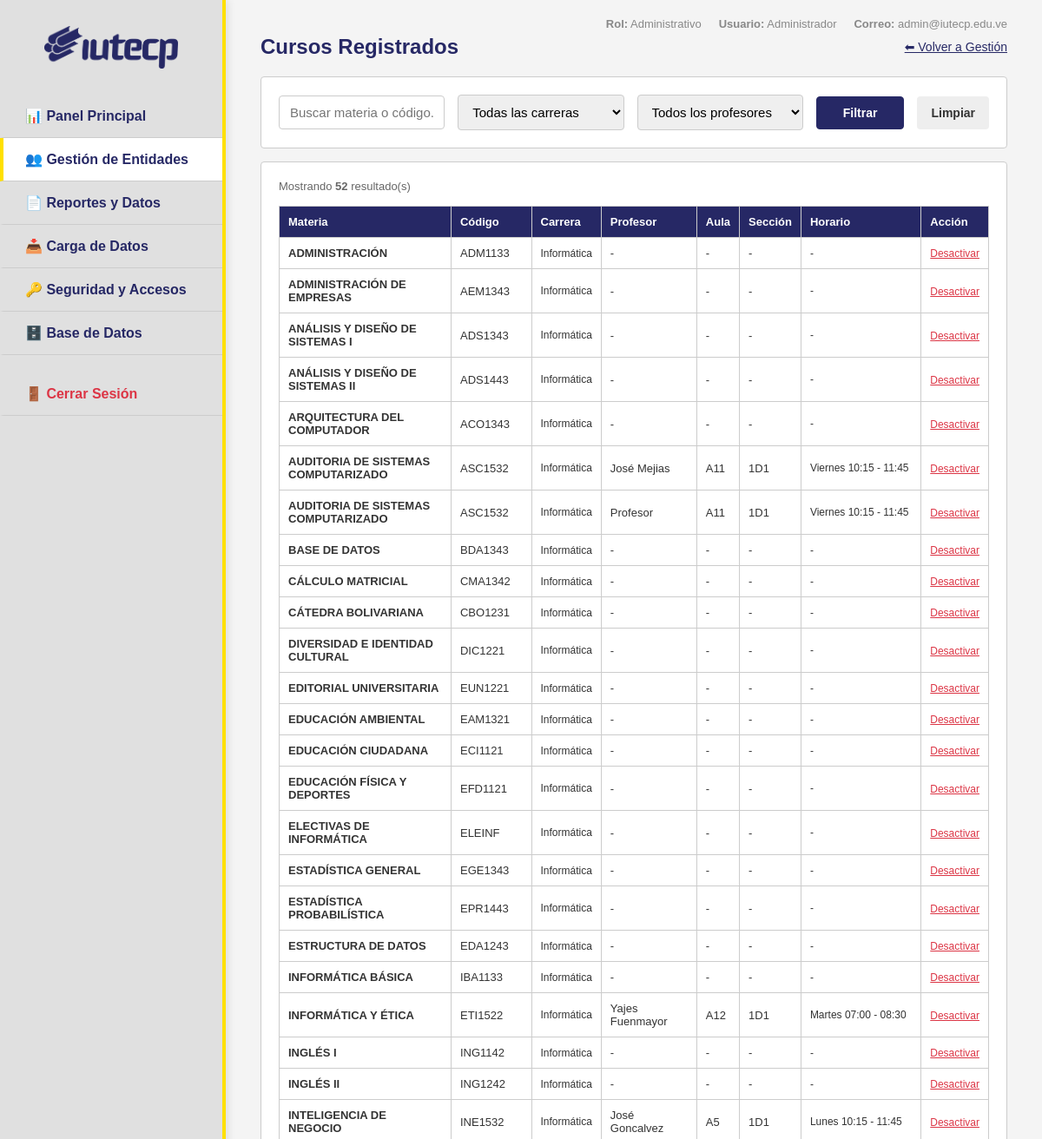
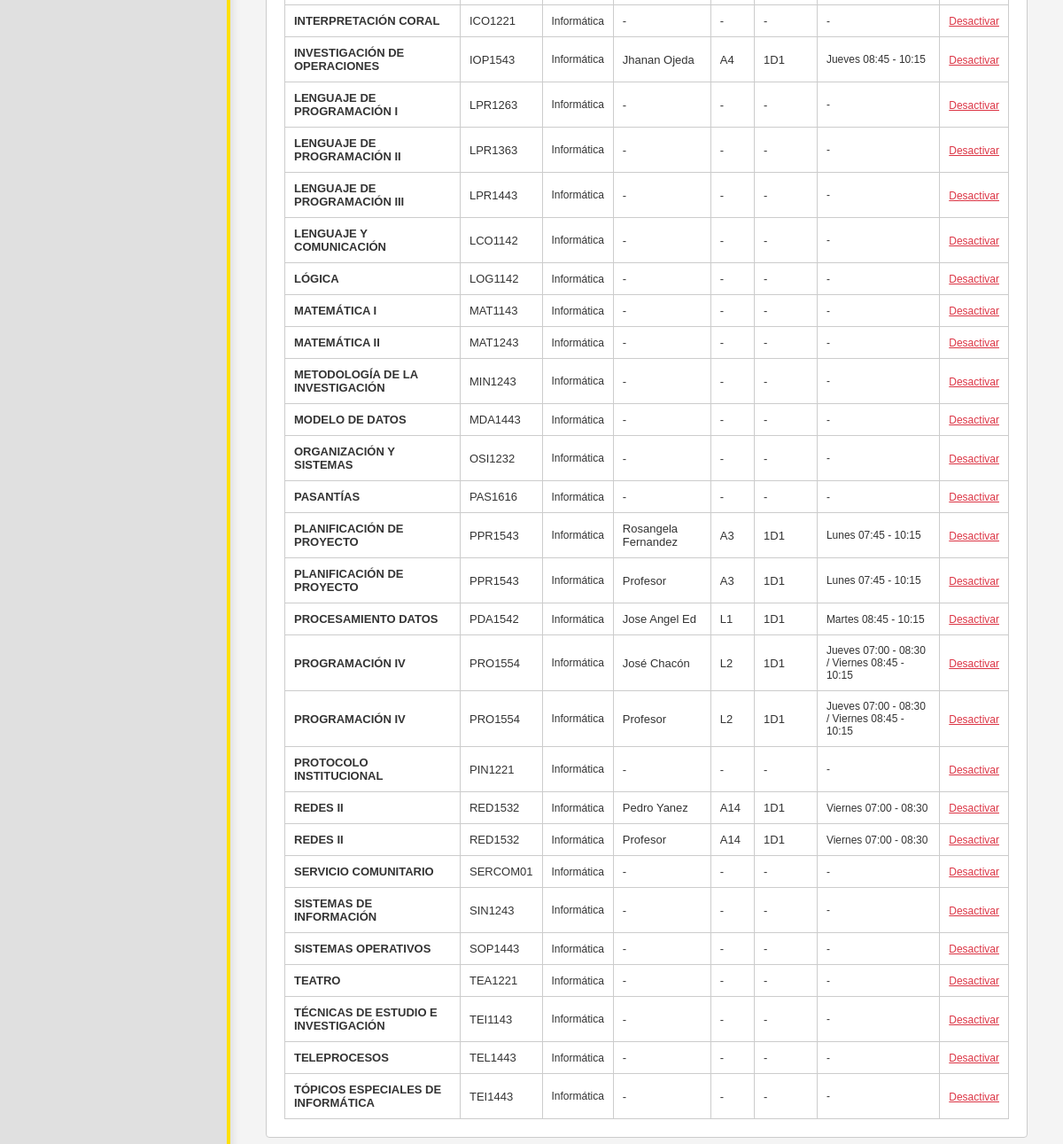
/admin/cursos_lista.php (signed in), run on an earlier commit of the app's database (2 pictures, top to bottom).
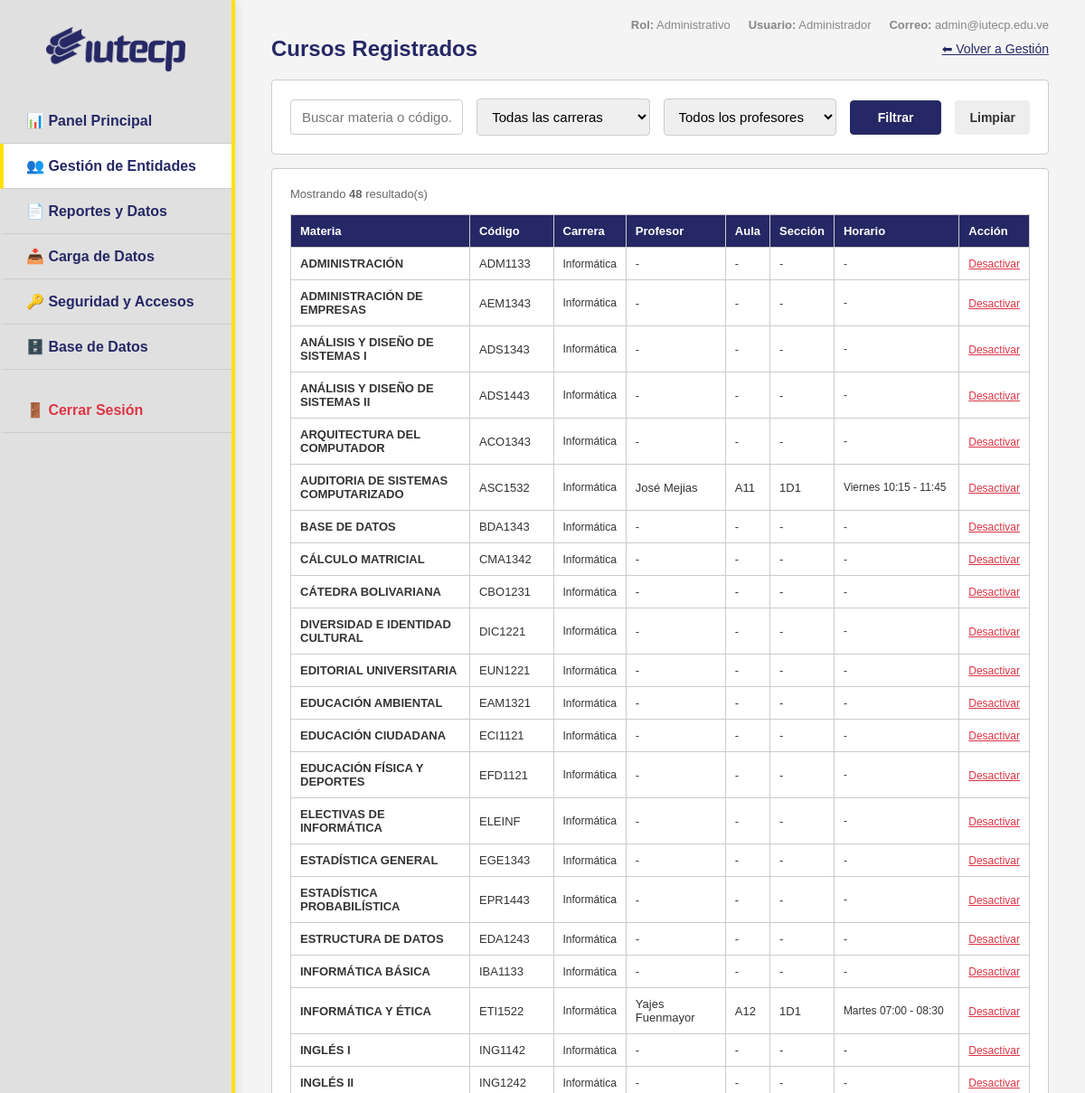
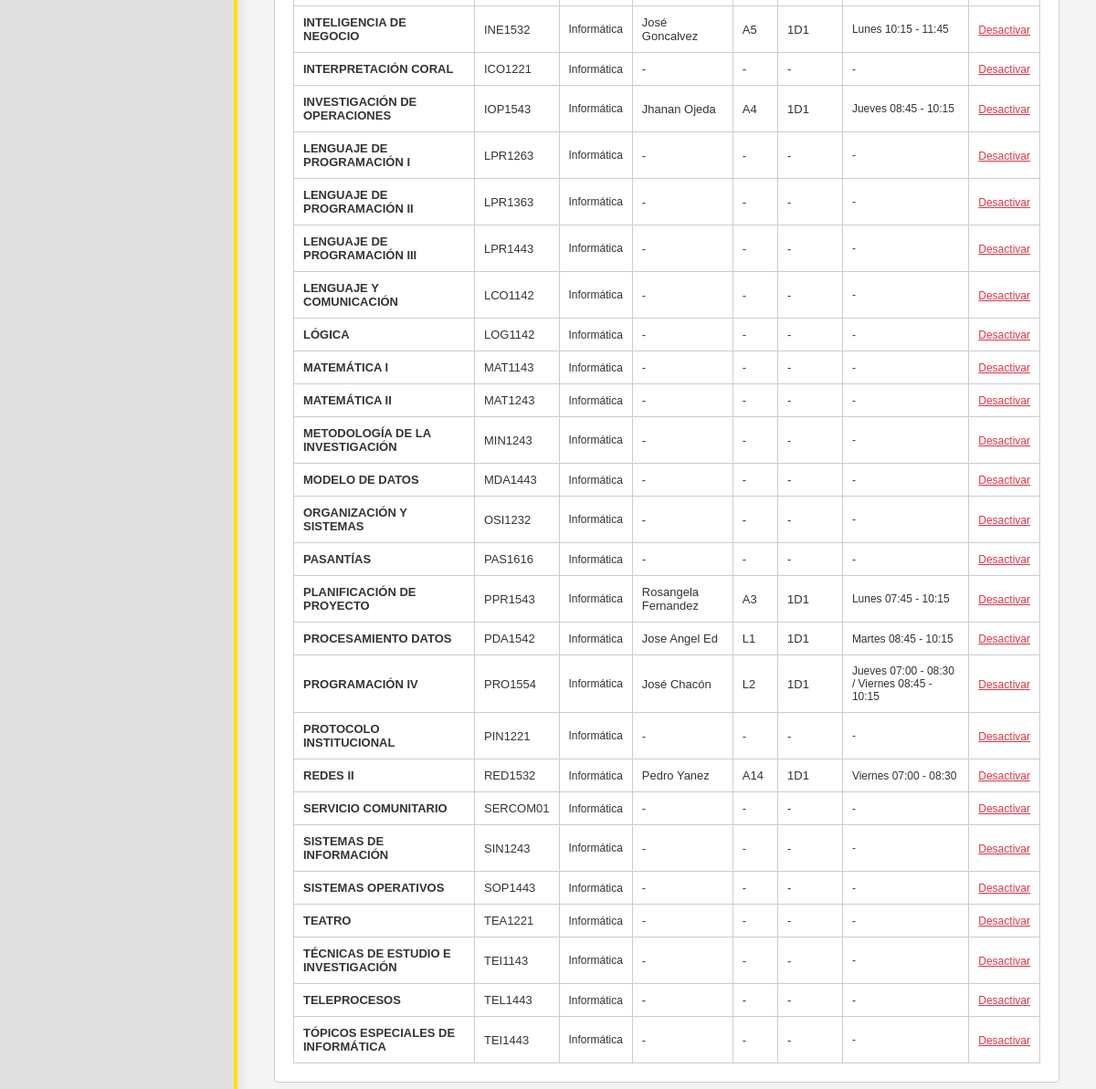
And on a later commit of the database (2 pictures, top to bottom).
### tables this page shows
CREATE TABLE `cursos` (
  `id` int(11) NOT NULL AUTO_INCREMENT,
  `nombre` varchar(255) NOT NULL,
  `codigo` varchar(50) DEFAULT NULL,
  `carrera_id` int(11) DEFAULT NULL,
  `profesor_id` int(11) DEFAULT NULL,
  `aula` varchar(100) DEFAULT NULL,
  `seccion` varchar(20) DEFAULT NULL,
  `horario` varchar(100) DEFAULT NULL,
  `trayecto` int(11) NOT NULL DEFAULT 1,
  `creditos` int(11) NOT NULL DEFAULT 0,
  `tipo` enum('Obligatoria','Electiva') NOT NULL DEFAULT 'Obligatoria',
  `activo` tinyint(1) DEFAULT 1,
  `created_at` timestamp NULL DEFAULT current_timestamp(),
  PRIMARY KEY (`id`),
  KEY `profesor_id` (`profesor_id`),
  KEY `carrera_id` (`carrera_id`),
  CONSTRAINT `cursos_ibfk_1` FOREIGN KEY (`profesor_id`) REFERENCES `usuarios` (`id`),
  CONSTRAINT `cursos_ibfk_2` FOREIGN KEY (`carrera_id`) REFERENCES `carreras` (`id`)
);

CREATE TABLE `carreras` (
  `id` int(11) NOT NULL AUTO_INCREMENT,
  `nombre` varchar(255) NOT NULL,
  `nivel` varchar(50) NOT NULL,
  `codigo` varchar(20) DEFAULT NULL,
  `tipo_periodo` enum('Trimestre','Cuatrimestre') NOT NULL DEFAULT 'Cuatrimestre',
  PRIMARY KEY (`id`)
);

CREATE TABLE `usuarios` (
  `id` int(11) NOT NULL AUTO_INCREMENT,
  `cedula` varchar(20) NOT NULL,
  `username` varchar(50) DEFAULT NULL,
  `nombre_completo` varchar(255) NOT NULL,
  `email` varchar(255) DEFAULT NULL,
  `carrera_id` int(11) DEFAULT NULL,
  `telefono` varchar(20) DEFAULT NULL,
  `rol` enum('admin','profesor','estudiante') NOT NULL DEFAULT 'estudiante',
  `password_hash` varchar(255) NOT NULL,
  `password_temporal` tinyint(1) DEFAULT 1,
  `activo` tinyint(1) DEFAULT 1,
  `es_nuevo_ingreso` tinyint(1) DEFAULT 0,
  `creado_por` int(11) DEFAULT NULL,
  `created_at` timestamp NULL DEFAULT current_timestamp(),
  `updated_at` timestamp NULL DEFAULT current_timestamp() ON UPDATE current_timestamp(),
  PRIMARY KEY (`id`),
  UNIQUE KEY `cedula` (`cedula`),
  UNIQUE KEY `username` (`username`),
  KEY `creado_por` (`creado_por`),
  KEY `carrera_id` (`carrera_id`),
  CONSTRAINT `usuarios_ibfk_1` FOREIGN KEY (`creado_por`) REFERENCES `usuarios` (`id`),
  CONSTRAINT `usuarios_ibfk_2` FOREIGN KEY (`carrera_id`) REFERENCES `carreras` (`id`)
);

### admin/cursos_lista.php (the view, shortened to what this page needs)
<?php
require_once __DIR__ . '/includes/header.php';
$search = $_GET['search'] ?? '';
$where = ["cu.activo = 1"];
$params = [];
global $pdo;
$sql = "SELECT cu.id, cu.nombre, cu.codigo, cu.aula, cu.seccion, cu.horario,
               cu.carrera_id, ca.nombre as carrera_nombre, ca.nivel as carrera_nivel,
               u.nombre_completo as profesor_nombre, u.cedula as profesor_cedula,
               u.carrera_id as prof_carrera_id
        FROM cursos cu
        LEFT JOIN carreras ca ON cu.carrera_id = ca.id
        LEFT JOIN usuarios u ON cu.profesor_id = u.id
        WHERE " . implode(' AND ', $where) . "
        ORDER BY cu.nombre ASC";
$stmt = $pdo->prepare($sql);
$stmt->execute($params);
$cursos = $stmt->fetchAll();
?>
<div>
    <div style="display:flex;justify-content:space-between;align-items:center;margin-bottom:20px;">
        <h2 style="color:var(--primary);margin:0;">Cursos Registrados</h2>
        <a href="usuarios.php" style="font-size:14px;color:var(--primary);">⬅ Volver a Gestión</a>
    </div>
    <div class="card" style="margin-bottom:15px;">
        <form method="GET" action="cursos_lista.php" onkeydown="if(event.key==='Enter'&&event.target.tagName!=='TEXTAREA'){event.preventDefault();this.querySelector('button[type=submit]').click()}">
            <div class="filters">
                <input type="text" name="search" placeholder="Buscar materia o código..." value="<?= htmlspecialchars($search) ?>" />
                <select name="carrera">
                    <option value="">Todas las carreras</option>
                </select>
                <select name="profesor">
                    <option value="">Todos los profesores</option>
                </select>
                <button type="submit" class="btn btn-primary">Filtrar</button>
                <a href="cursos_lista.php" class="btn" style="background:#eee;color:var(--text-dark);text-decoration:none;text-align:center;">Limpiar</a>
            </div>
        </form>
    </div>
    <div class="card" style="overflow-x:auto;">
        <?php if (count($cursos) === 0): ?>
            <p style="color:#666;font-size:14px;text-align:center;padding:30px;">No se encontraron cursos.</p>
        <?php else: ?>
        <p style="margin-bottom:10px;font-size:13px;color:#666;">
            Mostrando <strong><?= count($cursos) ?></strong> resultado(s)
        </p>
        <table style="font-size:13px;">
            <thead>
                <tr>
                    <th>Materia</th>
                    <th>Código</th>
                    <th>Carrera</th>
                    <th>Profesor</th>
                    <th>Aula</th>
                    <th>Sección</th>
                    <th>Horario</th>
                    <th>Acción</th>
                </tr>
            </thead>
            <tbody>
                <?php foreach ($cursos as $c): ?>
                <tr>
                    <td><strong><?= htmlspecialchars($c['nombre']) ?></strong></td>
                    <td><?= htmlspecialchars($c['codigo'] ?? '-') ?></td>
                    <td style="font-size:12px;"><?= htmlspecialchars($c['carrera_nombre'] ?? '-') ?></td>
                    <td><?= htmlspecialchars($c['profesor_nombre'] ?? '-') ?></td>
                    <td><?= htmlspecialchars($c['aula'] ?? '-') ?></td>
                    <td><?= htmlspecialchars($c['seccion'] ?? '-') ?></td>
                    <td style="font-size:12px;"><?= htmlspecialchars($c['horario'] ?? '-') ?></td>
                    <td>
                        <a href="cursos_lista.php?accion=desactivar&id=<?= $c['id'] ?>&<?= http_build_query($_GET) ?>"
                           onclick="return confirm('¿Desactivar <?= htmlspecialchars(addslashes($c['nombre'])) ?>?')"
                           style="color:#dc3545;font-size:12px;">Desactivar</a>
                    </td>
                </tr>
                <?php endforeach; ?>
            </tbody>
        </table>
        <?php endif; ?>
    </div>
</div>
<?php require_once __DIR__ . '/includes/footer.php'; ?>

### admin/includes/header.php (shortened to what this page needs)
<!doctype html>
<html lang="es">
<head>
    <link rel="stylesheet" href="/style.css" />
</head>
<body>
<div style="display:flex;flex:1;height:100vh;">
    <aside class="admin-sidebar">
        <img src="/logoIUTECP_azul.png" alt="IUTECP" />
        <ul>
            <li class="<?= basename($_SERVER['PHP_SELF']) === 'index.php' ? 'active' : '' ?>">
                <a href="/admin/index.php" style="text-decoration:none;color:inherit;display:block">📊 Panel Principal</a>
            </li>
            <?php $es_gestion = in_array(basename($_SERVER['PHP_SELF']), ['usuarios.php', 'usuarios_lista.php', 'cursos_lista.php']); ?>
            <li class="<?= $es_gestion ? 'active' : '' ?>">
                <a href="/admin/usuarios.php" style="text-decoration:none;color:inherit;display:block">👥 Gestión de Entidades</a>
            </li>
            <li class="<?= basename($_SERVER['PHP_SELF']) === 'reportes.php' ? 'active' : '' ?>">
                <a href="/admin/reportes.php" style="text-decoration:none;color:inherit;display:block">📄 Reportes y Datos</a>
            </li>
            <li class="<?= basename($_SERVER['PHP_SELF']) === 'cargar_inscripciones.php' ? 'active' : '' ?>">
                <a href="/admin/cargar_inscripciones.php" style="text-decoration:none;color:inherit;display:block">📥 Carga de Datos</a>
            </li>
            <li class="<?= basename($_SERVER['PHP_SELF']) === 'seguridad.php' ? 'active' : '' ?>">
                <a href="/admin/seguridad.php" style="text-decoration:none;color:inherit;display:block">🔑 Seguridad y Accesos</a>
            </li>
            <li class="<?= basename($_SERVER['PHP_SELF']) === 'database.php' ? 'active' : '' ?>">
                <a href="/admin/database.php" style="text-decoration:none;color:inherit;display:block">🗄️ Base de Datos</a>
            </li>
            <li style="color:#dc3545;margin-top:20px">
                <a href="/logout.php" style="text-decoration:none;color:#dc3545;display:block">🚪 Cerrar Sesión</a>
            </li>
        </ul>
    </aside>
    <section class="admin-content">
        <div style="position:absolute;top:20px;right:40px;font-size:13px;color:#888;display:flex;gap:20px;">
            <span><strong>Rol:</strong> Administrativo</span>
            <span><strong>Usuario:</strong> <?= htmlspecialchars($_SESSION['nombre']) ?></span>
            <span><strong>Correo:</strong> <?= htmlspecialchars($_SESSION['email'] ?? '') ?></span>
        </div>

### admin/includes/footer.php
    </section>
</div>
</body>
</html>

### style.css (style rules this page uses)
:root { color-scheme: light; --primary: #262865; --secondary: #262865; --accent: #ffe001; --bg-light: #f4f4f4; --white: #ffffff; --border-color: #cccccc; --text-dark: #333333; }
* { margin: 0; padding: 0; box-sizing: border-box; font-family: Arial, Helvetica, sans-serif; -webkit-tap-highlight-color: transparent; }
body { background-color: var(--bg-light); color: var(--text-dark); min-height: 100vh; display: flex; flex-direction: column; }
.btn { padding: 10px 15px; border: 1px solid transparent; border-radius: 4px; cursor: pointer; font-weight: bold; font-size: 14px; }
.btn-accent, .btn-primary { background-color: var(--primary); color: var(--white); border: 1px solid var(--primary); transition: opacity 0.2s ease; }
.card { background: var(--white); border: 1px solid var(--border-color); border-radius: 4px; padding: 20px; }
input:where(:not([type="radio"]):not([type="checkbox"])), select { width: 100%; padding: 10px 12px; font-size: 15px; margin-bottom: 15px; border: 1px solid var(--border-color); border-radius: 4px; transition: border-color 0.3s ease, box-shadow 0.3s ease; }
table { width: 100%; border-collapse: collapse; margin-top: 15px; background: var(--white); }
th, td { border: 1px solid var(--border-color); padding: 10px; text-align: left; }
th { background-color: var(--primary); color: var(--white); }
.admin-sidebar { width: 260px; background-color: #e0e0e0; color: var(--primary); padding: 30px 0; display: flex; flex-direction: column; box-shadow: 2px 0 10px rgba(0, 0, 0, 0.1); z-index: 10; border-right: 4px solid var(--accent); }
.admin-sidebar img { max-width: 60%; height: auto; margin: 0 auto 30px auto; display: block; }
.admin-sidebar ul { list-style: none; flex: 1; }
.admin-sidebar li { padding: 0; cursor: pointer; border-bottom: 1px solid var(--border-color); border-left: 4px solid transparent; font-weight: bold; transition: background 0.2s; }
.admin-sidebar li a { padding: 15px 25px; display: block; color: inherit; text-decoration: none; }
.admin-sidebar li:hover, .admin-sidebar li.active { background-color: var(--white); border-left: 4px solid var(--accent); }
.admin-content { flex: 1; padding: 40px; overflow-y: auto; position: relative; }
.filters { display: flex; flex-direction: row; gap: 15px; align-items: center; }
.filters select, .filters input { margin-bottom: 0; flex: 1; }
.filters button { width: auto !important; padding: 10px 30px; height: 100%; }

What changed in the data, as far as the page shows it:
removed cursos: nombre "AUDITORIA DE SISTEMAS COMPUTARIZADO", codigo "ASC1532", carrera.nombre "Informática", profesor.nombre_completo "Profesor", aula "A11", seccion "1D1", horario "Viernes 10:15 - 11:45"
removed cursos: nombre "PLANIFICACIÓN DE PROYECTO", codigo "PPR1543", carrera.nombre "Informática", profesor.nombre_completo "Profesor", aula "A3", seccion "1D1", horario "Lunes 07:45 - 10:15"
removed cursos: nombre "PROGRAMACIÓN IV", codigo "PRO1554", carrera.nombre "Informática", profesor.nombre_completo "Profesor", aula "L2", seccion "1D1", horario "Jueves 07:00 - 08:30 / Viernes 08:45 - 10:15"
removed cursos: nombre "REDES II", codigo "RED1532", carrera.nombre "Informática", profesor.nombre_completo "Profesor", aula "A14", seccion "1D1", horario "Viernes 07:00 - 08:30"
Also different on the page:
count($cursos): "52" → "48"
